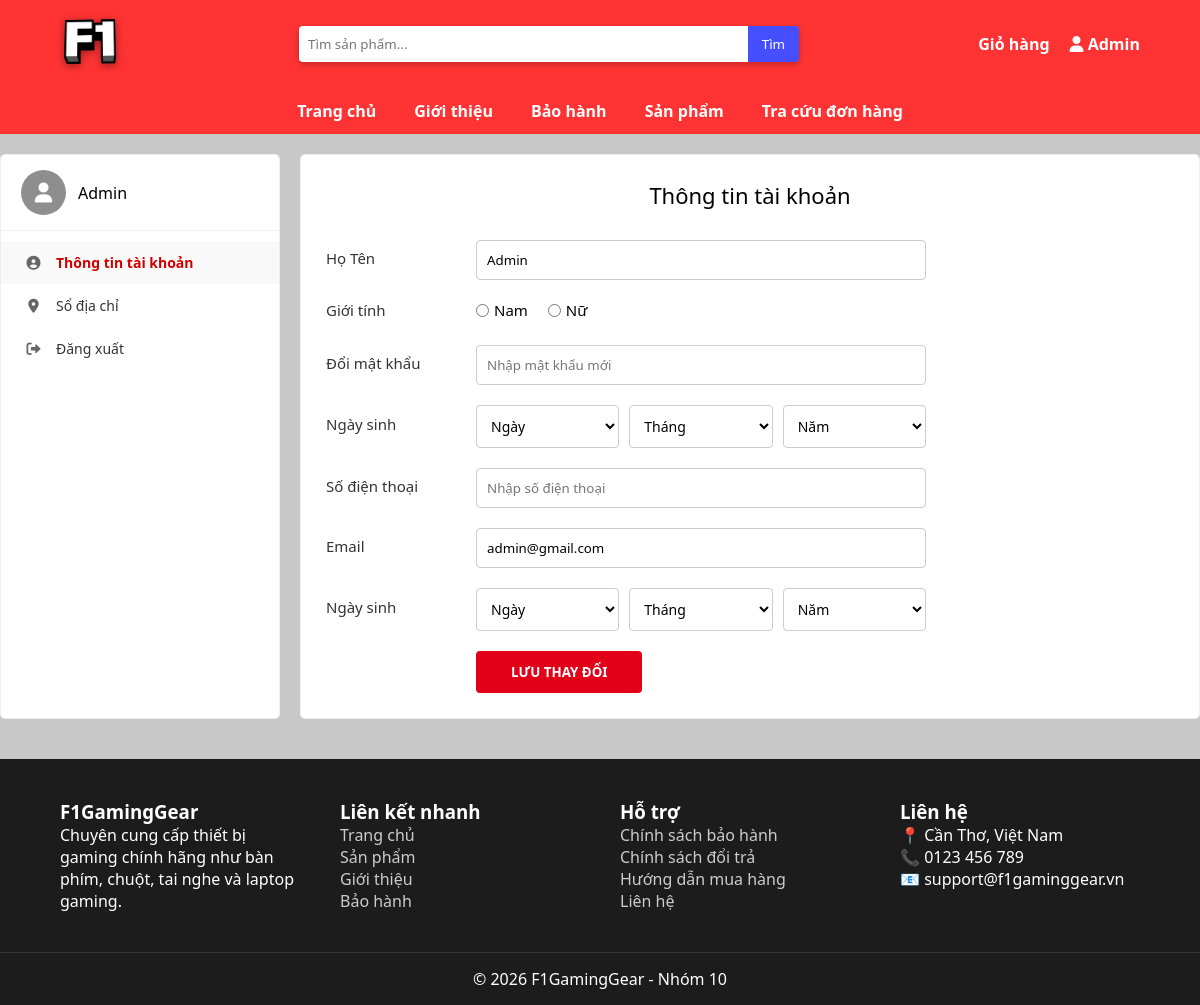
/ThongTinTaiKhoan.php (signed in), run on the app's committed database.
### tables this page shows
CREATE TABLE users(
	id INT AUTO_INCREMENT PRIMARY KEY,
	username VARCHAR(50),
	password VARCHAR(255),
	fullname VARCHAR(100),
	email VARCHAR(100),
	phone VARCHAR(20),
    gioi_tinh VARCHAR(10),
    ngay_sinh DATE,
	role VARCHAR(20)
);

### ThongTinTaiKhoan.php (the view, shortened to what this page needs)
<?php
require_once 'config.php';
$u = $_SESSION['user'];
$userId = $u['id'];
$sql = "SELECT * FROM users WHERE id = $userId";
$result = $Conn->query($sql);
$userInfo = $result->fetch_assoc();
$current_gender = isset($userInfo['gioi_tinh']) ? $userInfo['gioi_tinh'] : '';
?>
<!DOCTYPE html>
<html lang="vi">
<head>
	<link rel="stylesheet" href="css/ThongTinTaiKhoan.css">
	<link rel="stylesheet" href="https://cdnjs.cloudflare.com/ajax/libs/font-awesome/6.0.0/css/all.min.css">
</head>
<body>
	<?php include("header.php"); ?>
	<div class="TTTK_container">
		<aside class="TTTK_sidebar">
			<div class="TTTK_user_info">
				<div class="TTTK_avatar"><i class="fas fa-user"></i></div>
				<span class="TTTK_username"><?php echo htmlspecialchars($userInfo['fullname']); ?></span>
			</div>
			<ul class="TTTK_menu_list">
				<li class="TTTK_menu_item TTTK_active" onclick="TTTK_switchTab(event, 'tab_profile')">
					<i class="fas fa-user-circle"></i> Thông tin tài khoản
				</li>
				<li class="TTTK_menu_item" onclick="TTTK_switchTab(event, 'tab_address')">
					<i class="fas fa-map-marker-alt"></i> Sổ địa chỉ
				</li>
				<li class="TTTK_menu_item" onclick="location.href='logout.php'">
					<i class="fas fa-sign-out-alt"></i> Đăng xuất
				</li>
			</ul>
		</aside>
		<main class="TTTK_main_content">
			<section id="tab_profile" class="TTTK_section TTTK_show">
				<h2 class="TTTK_title">Thông tin tài khoản</h2>
				<form action="update_profile.php" method="POST" style="margin-top: 30px;"
					onsubmit="return validateProfileForm()">
					<div class="TTTK_form_group">
						<label class="TTTK_label">Họ Tên</label>
						<input type="text" name="fullname" class="TTTK_input"
							value="<?php echo htmlspecialchars($userInfo['fullname']); ?>" required>
					</div>
					<div class="TTTK_form_group">
						<label class="TTTK_label">Giới tính</label>
						<div class="TTTK_radio_group">
							<label>
								<input type="radio" name="gender" value="Nam"
									<?php echo ($current_gender == 'Nam') ? 'checked' : ''; ?>> Nam
							</label>
							<label>
								<input type="radio" name="gender" value="Nữ"
									<?php echo ($current_gender == 'Nữ') ? 'checked' : ''; ?>> Nữ
							</label>
						</div>
					</div>
					<div class="TTTK_form_group">
						<label class="TTTK_label">Đổi mật khẩu </label>
						<input type="password" name="new_password" class="TTTK_input" placeholder="Nhập mật khẩu mới ">
					</div>
					<div class="TTTK_form_group">
						<label class="TTTK_label">Ngày sinh</label>
						<div class="TTTK_select_group">
							<select name="day" class="TTTK_select">
								<option value="">Ngày</option>
							</select>
							<select name="month" class="TTTK_select">
								<option value="">Tháng</option>
							</select>
							<select name="year" class="TTTK_select">
								<option value="">Năm</option>
							</select>
						</div>
					</div>
					<div class="TTTK_form_group">
						<label class="TTTK_label">Số điện thoại</label>
						<input type="tel" name="phone" class="TTTK_input"
							value="<?php echo isset($userInfo['phone']) ? htmlspecialchars($userInfo['phone']) : ''; ?>"
							placeholder="Nhập số điện thoại" pattern="^(84|0[3|5|7|8|9])[0-9]{8}$"
							title="Vui lòng nhập đúng số điện thoại hợp lệ (10 số)">
					</div>
					<div class="TTTK_form_group">
						<label class="TTTK_label">Email</label>
						<input type="email" name="email" class="TTTK_input"
							value="<?php echo htmlspecialchars($userInfo['email']); ?>">
					</div>
					<div class="TTTK_form_group">
						<label class="TTTK_label">Ngày sinh</label>
						<div class="TTTK_select_group">
							<select name="day" class="TTTK_select">
								<option value="">Ngày</option>
							</select>
							<select name="month" class="TTTK_select">
								<option value="">Tháng</option>
							</select>
							<select name="year" class="TTTK_select">
								<option value="">Năm</option>
							</select>
						</div>
					</div>
					<button type="submit" class="TTTK_btn_save">LƯU THAY ĐỔI</button>
				</form>
			</section>
		</main>
	</div>
	<?php include("footer.php"); ?>
</body>
</html>

### css/ThongTinTaiKhoan.css (style rules this page uses)
.TTTK_container { display: flex; max-width: 1200px; margin: 20px auto; gap: 20px; font-family: 'Roboto', Arial, sans-serif; text-align: left; }
.TTTK_sidebar { width: 280px; background: #fff; border-radius: 5px; padding: 15px 0; border: 1px solid #eee; }
.TTTK_user_info { display: flex; align-items: center; padding: 0 20px 15px; border-bottom: 1px solid #f0f0f0; margin-bottom: 10px; }
.TTTK_avatar { width: 45px; height: 45px; background: #8e8e8e; border-radius: 50%; display: flex; align-items: center; justify-content: center; color: #fff; margin-right: 12px; font-size: 20px; }
.TTTK_menu_list { list-style: none; padding: 0; margin: 0; }
.TTTK_menu_item { cursor: pointer; display: flex; align-items: center; padding: 12px 20px; color: #333; font-size: 14px; transition: 0.3s; }
.TTTK_menu_item i { width: 25px; margin-right: 10px; text-align: center; color: #666; }
.TTTK_menu_item.TTTK_active { color: #d10000; font-weight: bold; background: #f9f9f9; }
.TTTK_main_content { flex: 1; background: #fff; border-radius: 5px; padding: 25px; min-height: 500px; border: 1px solid #eee; }
.TTTK_section { display: none; }
.TTTK_section.TTTK_show { display: block; }
.TTTK_title { font-size: 22px; font-weight: 500; margin: 0; }
.TTTK_form_group { display: flex; align-items: center; margin-bottom: 20px; }
.TTTK_label { width: 150px; font-size: 15px; color: #333; }
.TTTK_input { flex: 1; max-width: 450px; padding: 10px; border: 1px solid #ccc; border-radius: 4px; outline: none; }
.TTTK_btn_save { background: #e30019; color: white; border: none; padding: 12px 35px; border-radius: 4px; font-weight: bold; cursor: pointer; margin-left: 150px; }
.TTTK_select_group { display: flex; gap: 10px; flex: 1; max-width: 450px; }
.TTTK_select { flex: 1; padding: 10px; border: 1px solid #ccc; border-radius: 4px; background-color: #fff; font-size: 14px; outline: none; }
.TTTK_radio_group { display: flex; gap: 20px; font-size: 15px; }
.TTTK_radio_group label { display: flex; align-items: center; gap: 5px; cursor: pointer; }

### css/Style.css (style rules this page uses)
* { margin: 0; padding: 0; box-sizing: border-box; font-family: Segoe UI; }
body { background: rgb(200, 200, 200); overflow-x: hidden; }

### css/ThemSanPham.css (style rules this page uses)
h2 { text-align: center; }
label { display: block; margin-bottom: 5px; }

### data on the page
users: fullname "Admin", gioi_tinh "☐ Nam", gioi_tinh "☐ Nữ", email "admin@gmail.com"

### other printed values
explode(' ', $_SESSION['user']['fullname'])[0] "Admin"
